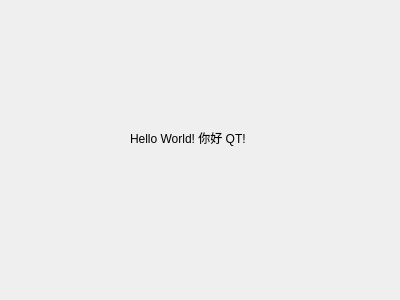
<?xml version="1.0" encoding="UTF-8"?>
<ui version="4.0">
 <class>HelloDialog</class>
 <widget class="QDialog" name="HelloDialog">
  <property name="geometry">
   <rect>
    <x>0</x>
    <y>0</y>
    <width>400</width>
    <height>300</height>
   </rect>
  </property>
  <property name="windowTitle">
   <string>HelloDialog</string>
  </property>
  <widget class="QLabel" name="label">
   <property name="geometry">
    <rect>
     <x>130</x>
     <y>130</y>
     <width>131</width>
     <height>16</height>
    </rect>
   </property>
   <property name="text">
    <string>Hello World! 你好 QT!</string>
   </property>
  </widget>
 </widget>
 <layoutdefault spacing="6" margin="11"/>
 <resources/>
 <connections/>
</ui>
